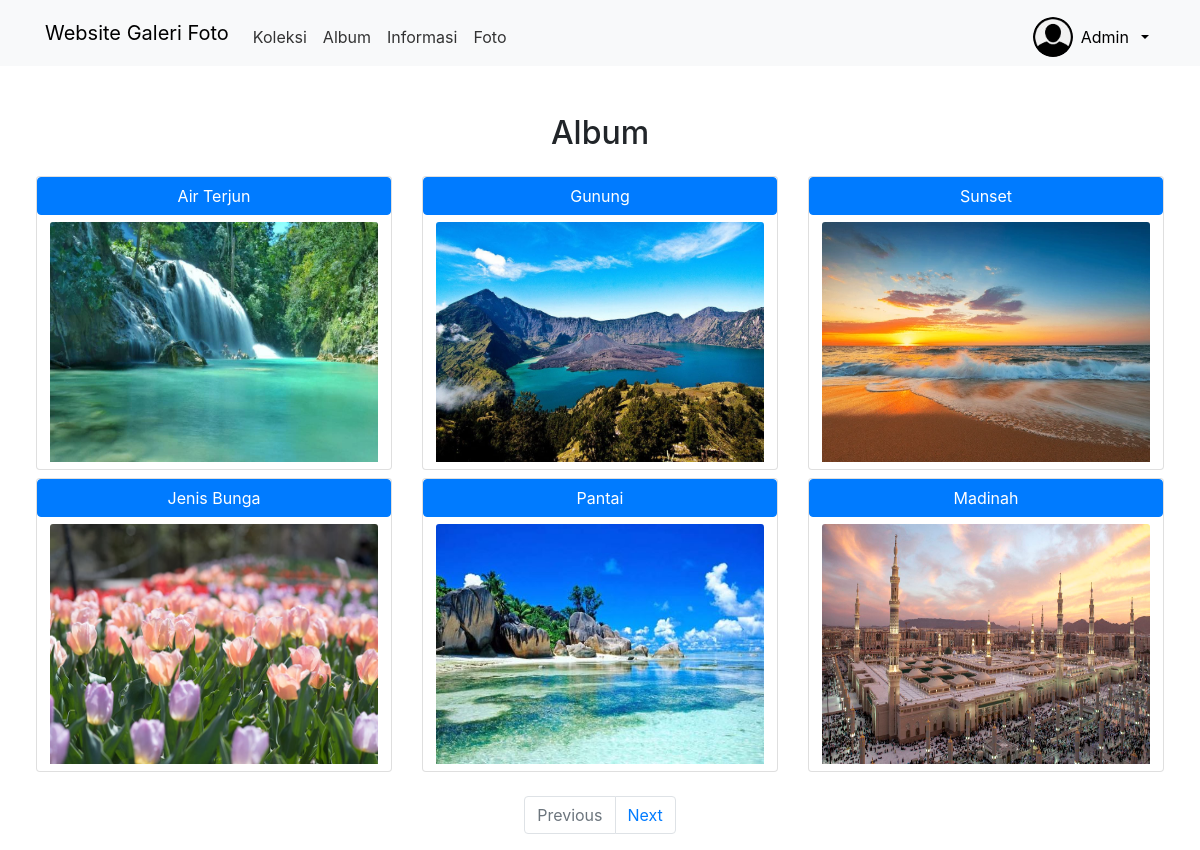
Page /user/index_album_user.php (signed in) on the committed database.
### tables this page shows
CREATE TABLE `albums` (
  `album_id` int(11) NOT NULL,
  `user_id` int(11) NOT NULL,
  `title` varchar(100) NOT NULL,
  `description` text NOT NULL,
  `created_at` datetime NOT NULL DEFAULT current_timestamp() ON UPDATE current_timestamp()
);

### user/index_album_user.php (the view, shortened to what this page needs)
<?php
include_once("../config/koneksi.php");
?>
<!DOCTYPE html>
<html lang="en">
<head>
    <link rel="stylesheet" type="text/css" href="../aset/css/bootstrap.min.css">
    <link rel="stylesheet" href="https://stackpath.bootstrapcdn.com/bootstrap/4.5.2/css/bootstrap.min.css">
</head>
<body>
<nav class="navbar navbar-expand-lg bg-body-tertiary">
  <div class="container">
    <a class="navbar-brand" href="index_album_user.php">Website Galeri Foto</a>
    <div class="collapse navbar-collapse mt-2" id="navbarNavAltMarkup">
      <div class="navbar-nav me-auto">
        <a href="home_user.php" class="nav-link">Koleksi</a>
        <a href="album_user.php" class="nav-link">Album</a>
        <a href="informasi.php" class="nav-link">Informasi</a>
        <a href="foto_user.php" class="nav-link">Foto</a>
      </div>
      <div class="btn-group">
        <button type="button" style='border:none;background-color:transparent;display:flex;flex-direction:row;justify-content:center;align-items:center;gap:8px' class="dropdown-toggle" style='' data-toggle="dropdown" data-mdb-dropdown-init data-mdb-ripple-init aria-expanded="false">
          <img id="profilee-img" class="img-circle img-responsive rounded-circle" src="../aset/img/profilee.png" width="40" height="40">
          <p class='mb-0'><?= $_SESSION['username'] ?></p>
        </button>
      </div>
  </div>
</nav>
<div class="container mt-3" style='padding-right:6px;padding-left:6px;padding-top:2em'>
    <div class="row">
        <div class="col-md-12">
            <h2 class="text-center mb-4">Album</h2>
        </div>
        <?php
        $query_count = mysqli_query($koneksi, "SELECT COUNT(*) as total FROM albums");
        $row_count = mysqli_fetch_assoc($query_count);
        $total_records = $row_count['total'];
        $total_pages = ceil($total_records / 6);
        $current_page = isset($_GET['page']) ? $_GET['page'] : 1;
        $offset = ($current_page - 1) * 6;
        $query = mysqli_query($koneksi, "SELECT albums.*, MIN(photos.photo_id),photos.image_path AS selected_photo_id,users.*
        FROM albums
        INNER JOIN photos ON albums.album_id = photos.album_id
        INNER JOIN users ON users.user_id = photos.user_id
        GROUP BY albums.album_id
        LIMIT $offset, 6");
        $counter = 0;
        while($data = mysqli_fetch_assoc($query)){
            if ($counter % 3 == 0) {
                echo '</div><div class="row">';
            }
        ?>
         <div class="col-md-4">
    <div class="card mb-2">
        <a href='isi_album_user.php?id_album=<?= $data['album_id']?>' class="btn btn-primary album-button"><?= $data['title'] ?></a>
        <a href='isi_album_user.php?id_album=<?= $data['album_id']?>'>
            <div class="btn btn-transparan" data-bs-toggle="modal" data-bs-target="#Komentar<?= $data['selected_photo_id'] ?>">
                <img src="../aset/img/<?php echo $data['selected_photo_id']?>" class="card-img-top" title="<?php echo $data['title'] ?>" style="height: 15rem;">
            </div>
        </a>
    </div>
</div>
            <?php
            $counter++;
        } ?>
    </div>
</div>
<div class="container mt-3">
    <div class="row">
        <div class="col">
            <nav aria-label="Page navigation example">
                <ul class="pagination justify-content-center">
                    <li class="page-item <?php echo ($current_page == 1) ? 'disabled' : ''; ?>"><a class="page-link" href="?page=<?php echo ($current_page - 1); ?>">Previous</a></li>
                    <li class="page-item <?php echo ($current_page == $total_pages) ? 'disabled' : ''; ?>"><a class="page-link" href="?page=<?php echo ($current_page + 1); ?>">Next</a></li>
                </ul>
            </nav>
        </div>
    </div>
</div>
</body>
</html>

### user/index_album_user.php (style rules this page uses)
.navbar-nav .nav-link { color: #333; transition: color 0.3s ease; }
.album-button { width: 100%; text-align: center; transition: transform 0.3s ease; }

### rows in the picture
albums: title "Air Terjun", shows a picture
albums: title "Gunung", shows a picture
albums: title "Sunset", shows a picture
albums: title "Jenis Bunga", shows a picture
albums: title "Pantai", shows a picture
albums: title "Madinah", shows a picture

### other values in the picture
$_SESSION['username'] "Admin"
